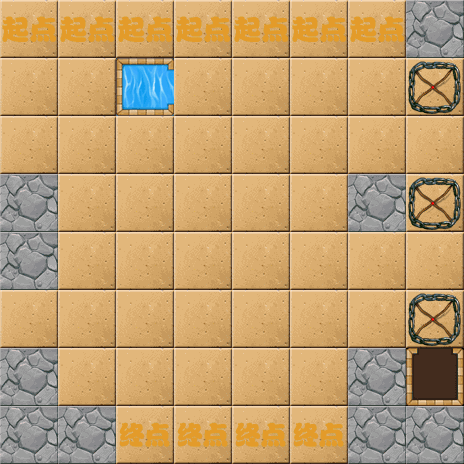

This game map was drawn from its Tiled (.tmx) file and the tilesets committed beside it. A one-line description and the trimmed map source follow:
An orthogonal 8x8 tile map with 58x58 px tiles, 8 tile layers (1-layer, 2-layer, 3-layer, 4-layer, ...).

<map version="1.0" orientation="orthogonal" renderorder="right-down" width="8" height="8" tilewidth="58" tileheight="58">
 <tileset firstgid="1" name="backgroundBlock" tilewidth="58" tileheight="58">
  <image source="backgroundBlock.png" width="348" height="870" />
 </tileset>
 <layer name="1-layer" width="8" height="8">
  <data>[64 cells, 47 non-empty, 1 distinct tile ids]</data>
 </layer>
 <layer name="2-layer" width="8" height="8">
  <data>[64 cells, 59 non-empty, 4 distinct tile ids]</data>
 </layer>
 <layer name="3-layer" width="8" height="8">
  <data>[64 cells, 59 non-empty, 2 distinct tile ids]</data>
 </layer>
 <layer name="4-layer" width="8" height="8">
  <data>[64 cells, 55 non-empty, 1 distinct tile ids]</data>
 </layer>
 <layer name="5-layer" width="8" height="8">
  <data>[64 cells, 49 non-empty, 1 distinct tile ids]</data>
 </layer>
 <layer name="6-layer" width="8" height="8">
  <data>[64 cells, 59 non-empty, 4 distinct tile ids]</data>
 </layer>
 <layer name="7-layer" width="8" height="8">
  <data>[64 cells, 63 non-empty, 2 distinct tile ids]</data>
 </layer>
 <layer name="8-layer" width="8" height="8">
  <data>[64 cells, 63 non-empty, 4 distinct tile ids]</data>
 </layer>
</map>
